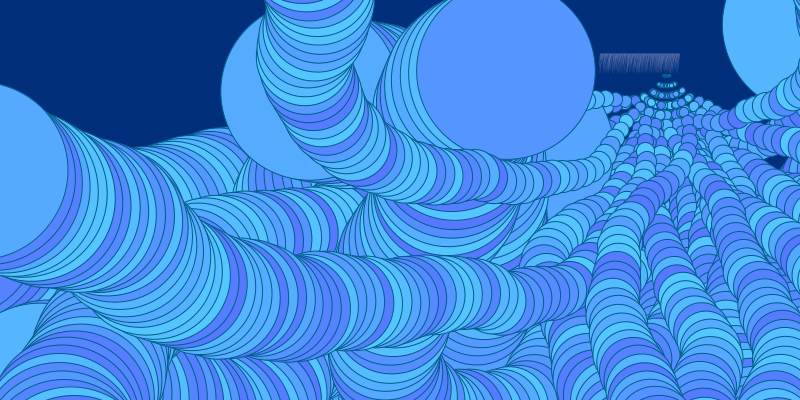
Frame 1 (no input)
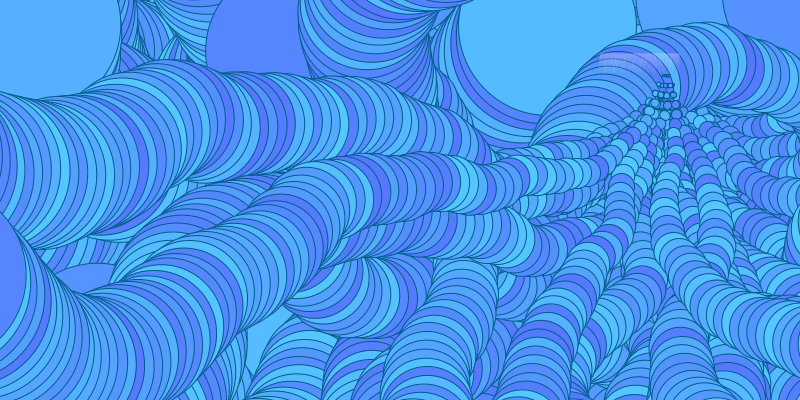
Frame 60 (the mouse pressed at the canvas centre just before this capture)
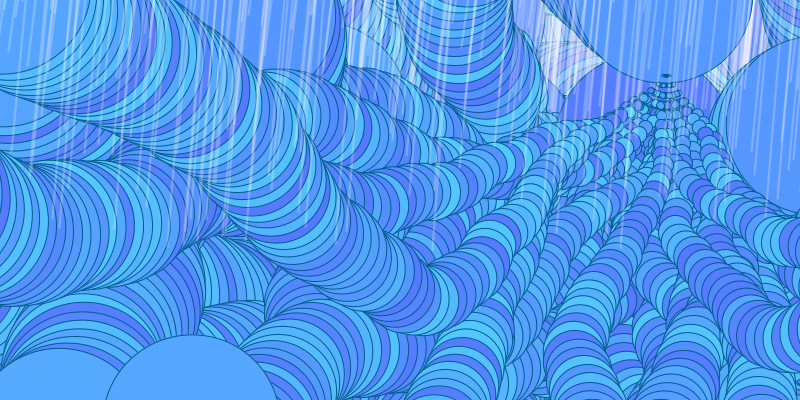
Frame 120 (the mouse held since frame 60 and released just before this capture)

The Processing sketch that drew these frames (run headless with seeded random() and noise(); from frame 60 on, the mouse is pressed at the canvas centre):

// Processing sketch: processing_133264
// ── processing_133264.pde

color start=color(#55C8FF);
color finish;
float amt = 0.0;
float a=0.0;
float b=0;

void setup() {
  size (800, 400); 
  background (#012F7C);
  frameRate(40);
}

void draw() {

translate(width/1.2, height/6); 
  for (float j=0; j<40; j=j+1) {
      pushMatrix();
      for(float i=0; i<90; i=i+1) {
      float myAngle= random(-20, 20);
      rotate(radians(myAngle)); 
      float ellipseSize = map(i, 10, 5, 20, 10); 
      fill(random(85,20),random(120,200),random(255,220));
      stroke(#015C89);
      ellipse(0,0, ellipseSize, ellipseSize);
      translate(0,10); 
      }
      popMatrix();   
      } 
      
      float zoom = map(mouseX, 0, width, 0.1, 4.5);
      scale(zoom);
      
      translate(-680, -120);
      stroke (255, 250,255, 60);
      for  (int x=0; x<800; x++) {
      line (x+15, 0, x, random(height/2));
      
    
}

}


 
